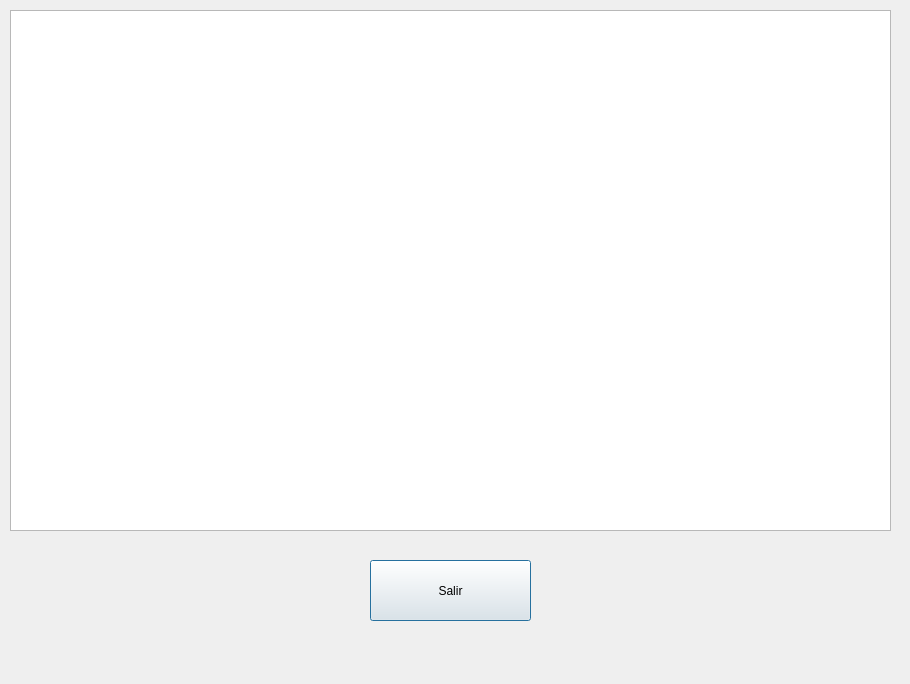
<?xml version="1.0" encoding="UTF-8"?>
<ui version="4.0">
 <class>Vista</class>
 <widget class="QDialog" name="Vista">
  <property name="geometry">
   <rect>
    <x>0</x>
    <y>0</y>
    <width>910</width>
    <height>684</height>
   </rect>
  </property>
  <property name="windowTitle">
   <string>Dialog</string>
  </property>
  <widget class="QGraphicsView" name="Vista_2">
   <property name="geometry">
    <rect>
     <x>10</x>
     <y>10</y>
     <width>881</width>
     <height>521</height>
    </rect>
   </property>
  </widget>
  <widget class="QPushButton" name="BtnSalir">
   <property name="geometry">
    <rect>
     <x>370</x>
     <y>560</y>
     <width>161</width>
     <height>61</height>
    </rect>
   </property>
   <property name="text">
    <string>Salir</string>
   </property>
  </widget>
 </widget>
 <resources/>
 <connections/>
</ui>
